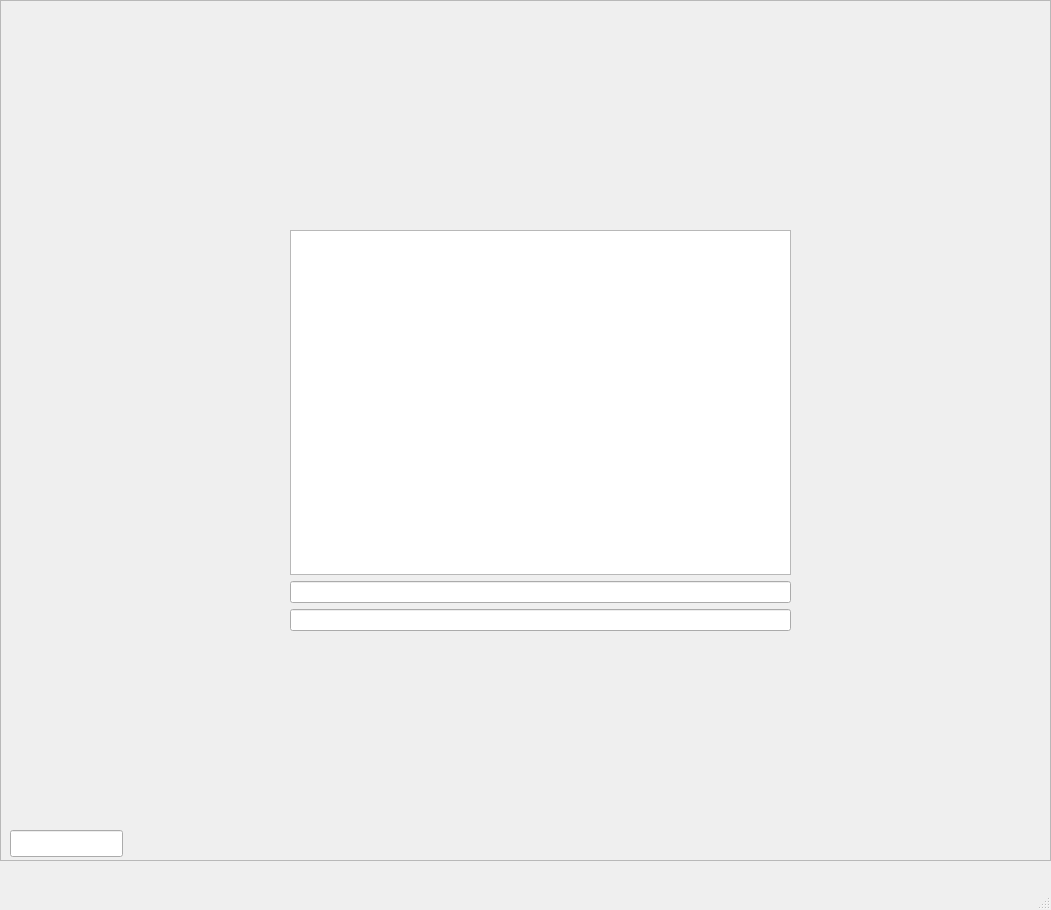
<?xml version="1.0" encoding="UTF-8"?>
<ui version="4.0">
 <class>MainWindow</class>
 <widget class="QMainWindow" name="MainWindow">
  <property name="geometry">
   <rect>
    <x>0</x>
    <y>0</y>
    <width>1051</width>
    <height>910</height>
   </rect>
  </property>
  <property name="windowTitle">
   <string>MainWindow</string>
  </property>
  <widget class="QWidget" name="centralwidget">
   <widget class="QFrame" name="frame">
    <property name="geometry">
     <rect>
      <x>0</x>
      <y>0</y>
      <width>1051</width>
      <height>861</height>
     </rect>
    </property>
    <property name="frameShape">
     <enum>QFrame::StyledPanel</enum>
    </property>
    <property name="frameShadow">
     <enum>QFrame::Raised</enum>
    </property>
    <widget class="QStackedWidget" name="stackedWidget">
     <property name="geometry">
      <rect>
       <x>0</x>
       <y>0</y>
       <width>1031</width>
       <height>831</height>
      </rect>
     </property>
     <widget class="QWidget" name="title_page">
      <widget class="QWidget" name="verticalLayoutWidget">
       <property name="geometry">
        <rect>
         <x>290</x>
         <y>230</y>
         <width>501</width>
         <height>401</height>
        </rect>
       </property>
       <layout class="QVBoxLayout" name="verticalLayout">
        <item>
         <widget class="QGraphicsView" name="logo"/>
        </item>
        <item>
         <widget class="QLineEdit" name="lineEdit_2"/>
        </item>
        <item>
         <widget class="QLineEdit" name="lineEdit"/>
        </item>
       </layout>
      </widget>
     </widget>
     <widget class="QWidget" name="pairing_page">
      <widget class="QWidget" name="verticalLayoutWidget_2">
       <property name="geometry">
        <rect>
         <x>300</x>
         <y>200</y>
         <width>501</width>
         <height>401</height>
        </rect>
       </property>
       <layout class="QVBoxLayout" name="verticalLayout_3">
        <item>
         <widget class="QGraphicsView" name="logo_3"/>
        </item>
        <item>
         <widget class="QLineEdit" name="lineEdit_6"/>
        </item>
       </layout>
      </widget>
     </widget>
    </widget>
    <widget class="QLineEdit" name="version">
     <property name="geometry">
      <rect>
       <x>10</x>
       <y>830</y>
       <width>113</width>
       <height>27</height>
      </rect>
     </property>
    </widget>
   </widget>
  </widget>
  <widget class="QMenuBar" name="menubar">
   <property name="geometry">
    <rect>
     <x>0</x>
     <y>0</y>
     <width>1051</width>
     <height>25</height>
    </rect>
   </property>
  </widget>
  <widget class="QStatusBar" name="statusbar"/>
 </widget>
 <resources/>
 <connections/>
</ui>
